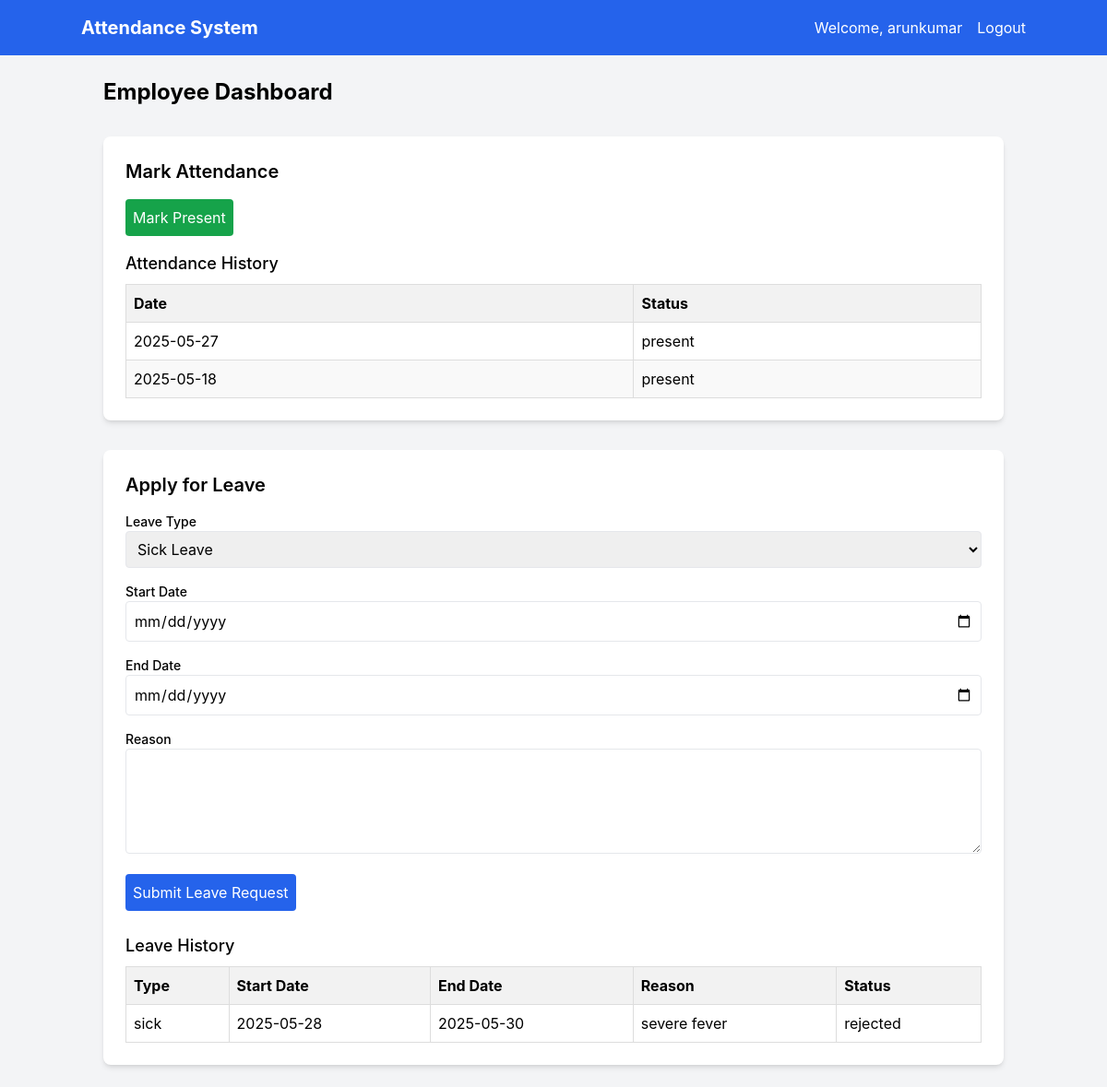
The page /dashboard (signed in) on the database its author committed.
### tables this page shows
CREATE TABLE attendance (
            id INTEGER PRIMARY KEY AUTOINCREMENT,
            user_id INTEGER,
            date TEXT NOT NULL,
            status TEXT NOT NULL,
            FOREIGN KEY (user_id) REFERENCES users(id)
        );

CREATE TABLE leaves (
            id INTEGER PRIMARY KEY AUTOINCREMENT,
            user_id INTEGER,
            leave_type TEXT NOT NULL,
            start_date TEXT NOT NULL,
            end_date TEXT NOT NULL,
            reason TEXT,
            status TEXT NOT NULL DEFAULT 'pending',
            FOREIGN KEY (user_id) REFERENCES users(id)
        );

### app.py (the view, shortened to what this page needs)
@app.route('/dashboard', methods=['GET', 'POST'])
def dashboard():
    if 'user_id' not in session:
        return redirect(url_for('login'))
    conn = get_db_connection()
    attendance = conn.execute('SELECT * FROM attendance WHERE user_id = ? ORDER BY date DESC',
                            (session['user_id'],)).fetchall()
    leaves = conn.execute('SELECT * FROM leaves WHERE user_id = ? ORDER BY start_date DESC',
                         (session['user_id'],)).fetchall()
    conn.close()
    return render_template('dashboard.html', attendance=attendance, leaves=leaves)

### app.py (called while the page is built)
def get_db_connection():
    conn = sqlite3.connect('attendance.db')
    conn.row_factory = sqlite3.Row
    return conn

### templates/dashboard.html (shortened to what this page needs)
{% extends 'base.html' %}
{% block content %}
<div class="space-y-8">
    <h2 class="text-2xl font-bold">Employee Dashboard</h2>
    <div class="bg-white p-6 rounded-lg shadow-md">
        <h3 class="text-xl font-semibold mb-4">Mark Attendance</h3>
        <form method="POST" class="mb-4">
            <button type="submit" name="mark_attendance" class="bg-green-600 text-white p-2 rounded hover:bg-green-700">Mark Present</button>
        </form>
        <h4 class="text-lg font-medium mb-2">Attendance History</h4>
        <table class="w-full border-collapse">
            <thead>
                <tr class="bg-gray-200">
                    <th class="border p-2">Date</th>
                    <th class="border p-2">Status</th>
                </tr>
            </thead>
            <tbody>
                {% for record in attendance %}
                <tr>
                    <td class="border p-2">{{ record.date }}</td>
                    <td class="border p-2">{{ record.status }}</td>
                </tr>
                {% endfor %}
            </tbody>
        </table>
    </div>
    <div class="bg-white p-6 rounded-lg shadow-md">
        <h3 class="text-xl font-semibold mb-4">Apply for Leave</h3>
        <form method="POST" class="space-y-4">
            <div>
                <label for="leave_type" class="block text-sm font-medium">Leave Type</label>
                <select id="leave_type" name="leave_type" class="w-full p-2 border rounded" required>
                    <option value="sick">Sick Leave</option>
                </select>
            </div>
            <div>
                <label for="start_date" class="block text-sm font-medium">Start Date</label>
                <input type="date" id="start_date" name="start_date" class="w-full p-2 border rounded" required>
            </div>
            <div>
                <label for="end_date" class="block text-sm font-medium">End Date</label>
                <input type="date" id="end_date" name="end_date" class="w-full p-2 border rounded" required>
            </div>
            <div>
                <label for="reason" class="block text-sm font-medium">Reason</label>
                <textarea id="reason" name="reason" class="w-full p-2 border rounded" rows="4"></textarea>
            </div>
            <button type="submit" class="bg-blue-600 text-white p-2 rounded hover:bg-blue-700">Submit Leave Request</button>
        </form>
        <h4 class="text-lg font-medium mt-6 mb-2">Leave History</h4>
        <table class="w-full border-collapse">
            <thead>
                <tr class="bg-gray-200">
                    <th class="border p-2">Type</th>
                    <th class="border p-2">Start Date</th>
                    <th class="border p-2">End Date</th>
                    <th class="border p-2">Reason</th>
                    <th class="border p-2">Status</th>
                </tr>
            </thead>
            <tbody>
                {% for leave in leaves %}
                <tr>
                    <td class="border p-2">{{ leave.leave_type }}</td>
                    <td class="border p-2">{{ leave.start_date }}</td>
                    <td class="border p-2">{{ leave.end_date }}</td>
                    <td class="border p-2">{{ leave.reason }}</td>
                    <td class="border p-2">{{ leave.status }}</td>
                </tr>
                {% endfor %}
            </tbody>
        </table>
    </div>
</div>
{% endblock %}

### static/css/styles.css (style rules this page uses)
body { font-family: 'Inter', sans-serif; }
table { width: 100%; border-collapse: collapse; }
th, td { padding: 8px; text-align: left; border: 1px solid #ddd; }
th { background-color: #f2f2f2; }
tr:nth-child(even) { background-color: #f9f9f9; }

### rows shown on the page
attendance: date "2025-05-27", status "present"
attendance: date "2025-05-18", status "present"
leaves: leave_type "sick", start_date "2025-05-28", end_date "2025-05-30", reason "severe fever", status "rejected"

### other values the page prints
{{ session.username }} "arunkumar"
